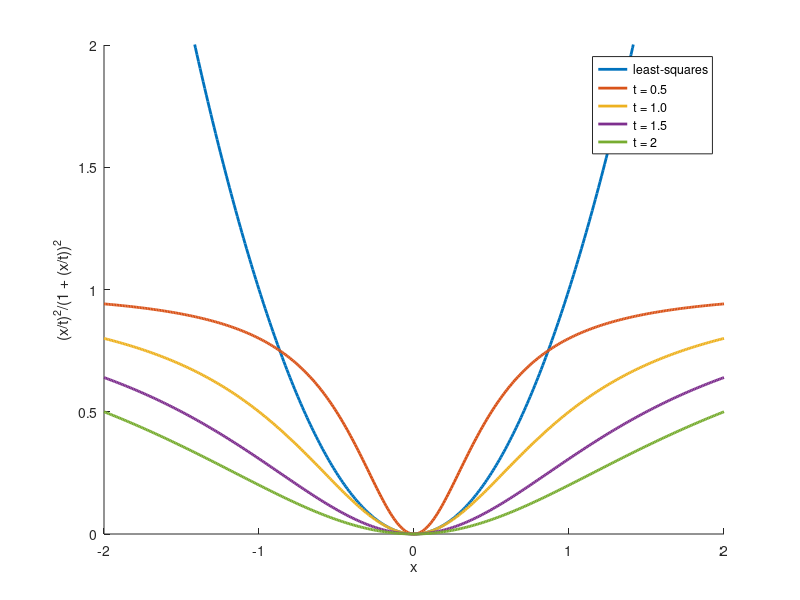

The MATLAB script that drew this image:
clear; close all;

x = -2:0.01:2;

t = 1;
least_squares = x.^2;
german_mccure = @(t) (x/t).^2./(1 + (x/t).^2);

figure; hold on; 
plot(x, least_squares, 'lineWidth', 2);
plot(x, german_mccure(0.5), 'lineWidth', 2);
plot(x, german_mccure(1.0), 'lineWidth', 2)
plot(x, german_mccure(1.5), 'lineWidth', 2);
plot(x, german_mccure(2.0), 'lineWidth', 2);
ylim([0, 2]);
legend({'least-squares', 't = 0.5', 't = 1.0', 't = 1.5', 't = 2'});
xlabel('x');
ylabel('(x/t)^2/(1 + (x/t))^2');
